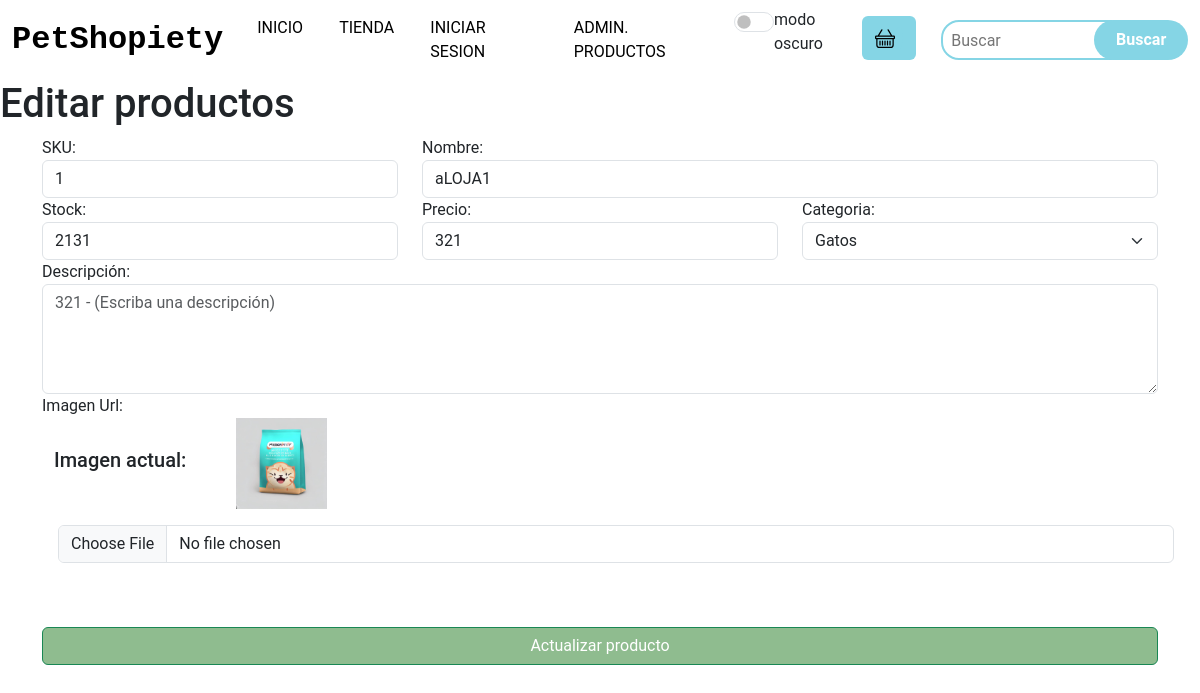
/editarProducto/1, run on an earlier commit of the app's database.
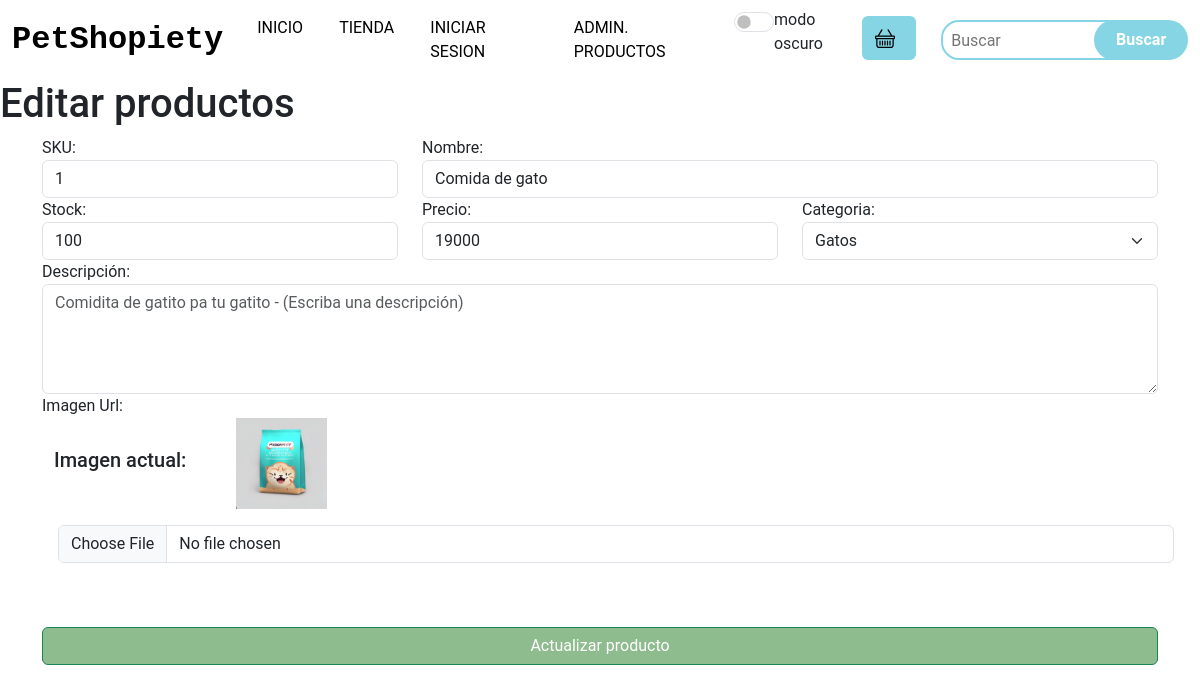
And on a later commit of the database.
### apps/PetShopiety/models.py (models this page shows, shortened)
class Producto(models.Model):
    sku = models.IntegerField(primary_key=True)
    nombre = models.CharField(max_length=50)
    stock = models.IntegerField()
    precio = models.IntegerField()
    descripcion = models.CharField(max_length=200)
    id_cat = models.ForeignKey(Categoria, on_delete=models.CASCADE)
    img_url = models.ImageField(upload_to='imagenesProducto')

class Categoria(models.Model):
    id_categoria = models.IntegerField(primary_key=True)
    nombre_categoria = models.CharField(max_length=100)

### apps/PetShopiety/views.py (the view)
# urls.py: path('editarProducto/<sku>', views.editarProducto),
def editarProducto(request, sku):
    categorias = Categoria.objects.all()
    productos = Producto.objects.get(sku=sku)
    return render(request, "editarProducto.html", {"prod": productos, "cate": categorias})

### apps/PetShopiety/templates/editarProducto.html (shortened to what the changed rows need)
<html lang="en">
{%load static%}
<head>
    <link href="https://cdn.jsdelivr.net/npm/bootstrap@5.3.0-alpha3/dist/css/bootstrap.min.css" rel="stylesheet"
 />
    <link rel="stylesheet" href="https://cdn.jsdelivr.net/npm/bootstrap-icons@1.10.5/font/bootstrap-icons.css">
    {% block head %}
    <link rel="stylesheet" href="{% static 'css/style.css' %}">
    {% endblock %}
</head>
<body>
    <h1>Editar productos</h1>
    <div class="container">
        <form action="/editarProductoForm/{{prod.sku}}" method="POST" enctype="multipart/form-data"> {% csrf_token %}
            <div class="row">
                <div class="col-md-4">
                    <label for="txtSku">SKU:</label>
                    <input readonly value="{{prod.sku}}" name="txtSku" id="txtSku" type="text" class="form-control">
                </div>
                <div class="col-md-8">
                    <label for="txtNombre">Nombre:</label>
                    <input value="{{prod.nombre}}" name="producto" id="txtNombre" type="text" class="form-control">
                </div>
                <div class="col-md-4">
                    <label for="txtStock">Stock:</label>
                    <input value="{{prod.stock}}" name="cantidad" id="txtStock" type="text" class="form-control">
                </div>
                <div class="col-md-4">
                    <label for="txtPrecio">Precio:</label>
                    <input value="{{prod.precio}}" name="precio" id="txtPrecio" type="text" class="form-control">
                </div>
                <div class="col-md-4">
                    <label for="cmbCategoria">Categoria:</label>
                    <select name="cmbCategoria" class="form-select" aria-label="Default select example">
                        {% for c in cate %}
                        <option value="{{c.id_categoria}}" {% if c.id_categoria == prod.id_cat.id_categoria %}selected {% endif %} >{{c.nombre_categoria}}</option>
                        {% endfor %}
                    </select>
                </div>
                <div class="col-md-12">
                    <label for="txtDescripcion">Descripción:</label>
                    <textarea name="descripcion" id="" class="form-control"
                        placeholder="{{prod.descripcion}} - (Escriba una descripción)" cols="30" rows="4"></textarea>
                </div>
                <div class="">
                    <label for="txtImg">Imagen Url:</label>
                    <div class="container d-flex align-items-center">
                        <h5 class="col-2">Imagen actual:</h5>
                        <img src="{{prod.img_url.url}}" class="col-1" alt="">
                    </div>
                    <input value="{{prod.img_url}}" name="img" id="txtImg" type="file" class="form-control m-3">
                </div>
            </div>
        </form>
    </div>
</body>
</html>

What changed in the data, as far as the page shows it:
changed Producto "Gatos": producto "aLOJA1" → "Comida de gato"; cantidad "2131" → "100"; precio "321" → "19000"; descripcion "321 - (Escriba una descripción)" → "Comidita de gatito pa tu gatito - (Escriba una descripción)"
